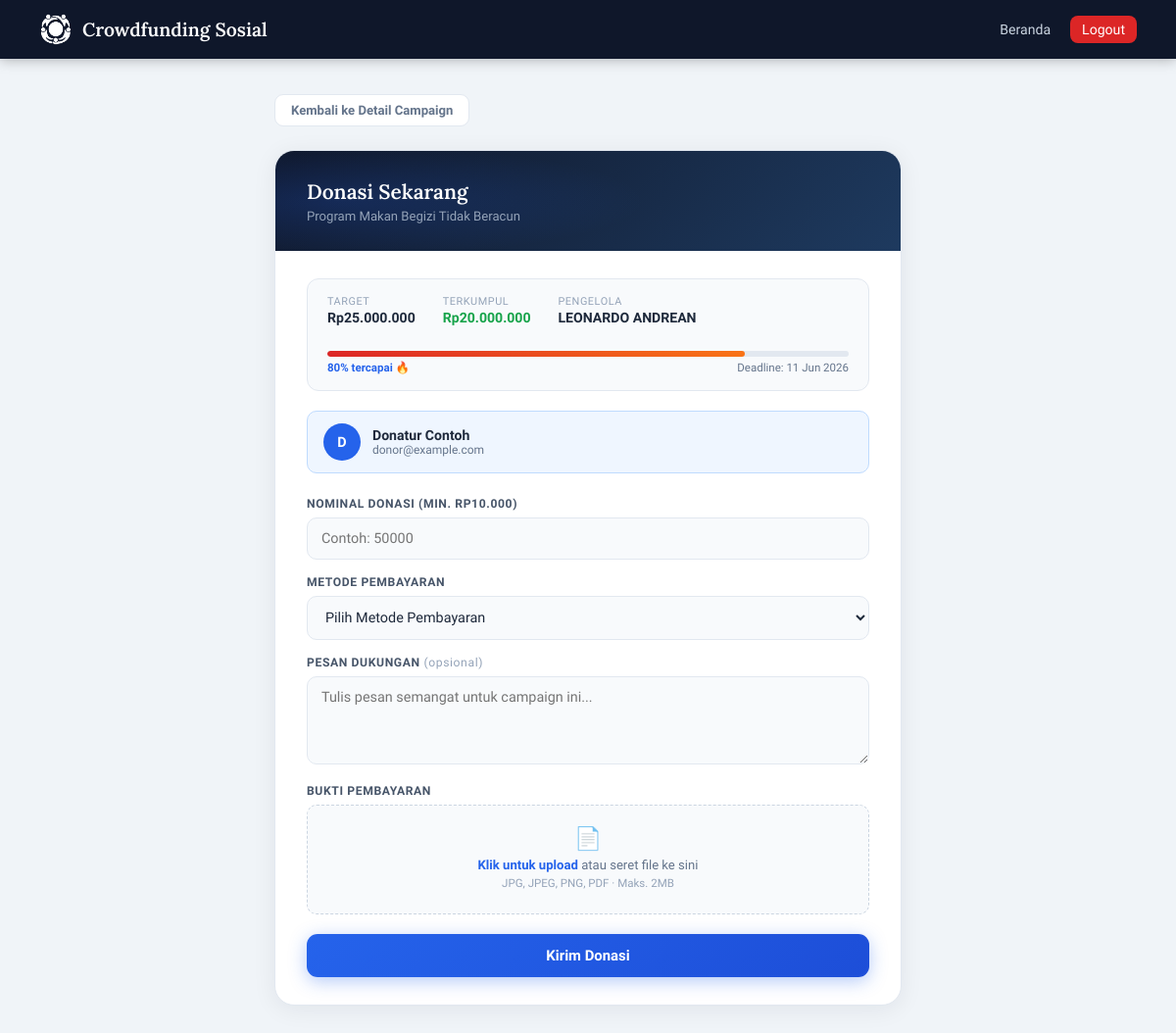
/donate.php?campaign_id=9 (signed in), run on the app's committed database.
### tables this page shows
CREATE TABLE `campaigns` (
  `id` int(11) NOT NULL,
  `manager_id` int(11) NOT NULL,
  `title` varchar(150) NOT NULL,
  `category` varchar(100) NOT NULL,
  `location` varchar(150) NOT NULL,
  `description` text NOT NULL,
  `target_amount` decimal(15,2) NOT NULL DEFAULT 0.00,
  `collected_amount` decimal(15,2) NOT NULL DEFAULT 0.00,
  `deadline` datetime NOT NULL,
  `image` varchar(255) NOT NULL,
  `bank_info` varchar(255) NOT NULL,
  `created_at` timestamp NOT NULL DEFAULT current_timestamp()
);

CREATE TABLE `users` (
  `id` int(11) NOT NULL,
  `name` varchar(100) NOT NULL,
  `email` varchar(100) NOT NULL,
  `phone` varchar(20) NOT NULL,
  `address` text DEFAULT NULL,
  `avatar` varchar(255) DEFAULT NULL,
  `password` varchar(255) NOT NULL,
  `role` enum('donor','manager') NOT NULL DEFAULT 'donor',
  `created_at` timestamp NOT NULL DEFAULT current_timestamp()
);

### donate.php (the view, shortened to what this page needs)
<?php
require 'config.php';
function progColor(int $pct): array {
    return               ['grad' => 'linear-gradient(90deg,#dc2626,#f97316)', 'fire' => true];
}
$campaign_id = isset($_GET['campaign_id']) ? (int)$_GET['campaign_id'] : 0;
$stmt = $conn->prepare("
    SELECT c.*, u.name AS manager_name
    FROM campaigns c
    JOIN users u ON c.manager_id = u.id
    WHERE c.id = ?
    LIMIT 1
");
$stmt->bind_param("i", $campaign_id);
$stmt->execute();
$campaign = $stmt->get_result()->fetch_assoc();
$pct = ($campaign['target_amount'] > 0)
    ? min(100, round(($campaign['collected_amount'] / $campaign['target_amount']) * 100))
    : 0;
?>
<!DOCTYPE html>
<html lang="id">
<head>
</head>
<body>
<nav class="navbar">
    <a class="navbar-brand" href="index.php">
        <img src="uploads/LogoKecil.png" alt="Logo">
        Crowdfunding Sosial
    </a>
    <div class="navbar-links">
        <a href="index.php">Beranda</a>
        <a href="logout.php" class="danger">Logout</a>
    </div>
</nav>
<div class="page">
    <a href="detail.php?id=<?= $campaign['id'] ?>" class="back-link">Kembali ke Detail Campaign</a>
    <div class="donate-card">
        <div class="card-header">
            <h2>Donasi Sekarang</h2>
            <p><?= htmlspecialchars($campaign['title']) ?></p>
        </div>
        <div class="card-body">
            <div class="campaign-info">
                <div class="ci-item">
                    <div class="ci-label">Target</div>
                    <div class="ci-value">Rp<?= number_format($campaign['target_amount'], 0, ',', '.') ?></div>
                </div>
                <div class="ci-item">
                    <div class="ci-label">Terkumpul</div>
                    <div class="ci-value green">Rp<?= number_format($campaign['collected_amount'], 0, ',', '.') ?></div>
                </div>
                <div class="ci-item">
                    <div class="ci-label">Pengelola</div>
                    <div class="ci-value"><?= htmlspecialchars($campaign['manager_name']) ?></div>
                </div>
                <div style="flex-basis:100%">
                    <?php $pc = progColor($pct); ?>
                    <div class="prog-bg">
                        <div class="prog-fill" style="width:<?= $pct ?>%;background:<?= $pc['grad'] ?>"></div>
                    </div>
                    <div class="prog-label">
                        <span class="pct"><?= $pct ?>% tercapai<?= $pc['fire'] ? ' 🔥' : '' ?></span>
                        <span>Deadline: <?= date('d M Y', strtotime($campaign['deadline'])) ?></span>
                    </div>
                </div>
            </div>
            <div class="donor-info">
                <div class="donor-avatar"><?= strtoupper(substr($_SESSION['user_name'], 0, 1)) ?></div>
                <div>
                    <div class="d-name"><?= htmlspecialchars($_SESSION['user_name']) ?></div>
                    <div class="d-email"><?= htmlspecialchars($_SESSION['user_email']) ?></div>
                </div>
            </div>
            <form method="post" enctype="multipart/form-data" id="donateForm">
                <div class="form-group">
                    <label>Nominal Donasi (min. Rp10.000)</label>
                    <input type="number" name="amount" placeholder="Contoh: 50000" min="10000"
                           value="<?= htmlspecialchars($_POST['amount'] ?? '') ?>" required>
                </div>
                <div class="form-group">
                    <label>Metode Pembayaran</label>
                    <select name="payment_method" id="paymentMethod">
                        <option value="">Pilih Metode Pembayaran</option>
                    </select>
                </div>
                <div class="form-group">
                    <label>Pesan Dukungan <span style="color:#94a3b8;font-weight:400;text-transform:none">(opsional)</span></label>
                    <textarea name="message" placeholder="Tulis pesan semangat untuk campaign ini..."><?= htmlspecialchars($_POST['message'] ?? '') ?></textarea>
                </div>
                <div class="form-group">
                    <label>Bukti Pembayaran</label>
                    <div class="file-upload-wrap" id="fileWrap">
                        <div class="fu-icon">&#128196;</div>
                        <div class="fu-text"><strong>Klik untuk upload</strong> atau seret file ke sini</div>
                        <div class="fu-hint">JPG, JPEG, PNG, PDF &middot; Maks. 2MB</div>
                    </div>
                </div>
                <button type="submit" name="submit_donation" class="btn-submit">Kirim Donasi</button>
            </form>
        </div>
    </div>
</div>
</body>
</html>

### data on the page
campaigns: title "Program Makan Begizi Tidak Beracun", target_amount "25.000.000", collected_amount "20.000.000", manager.name "LEONARDO ANDREAN", deadline "11 Jun 2026"

### other printed values
$pct "80"
substr($_SESSION['user_name'], 0, 1) "D"
$_SESSION['user_name'] "Donatur Contoh"
$_SESSION['user_email'] "donor@example.com"
